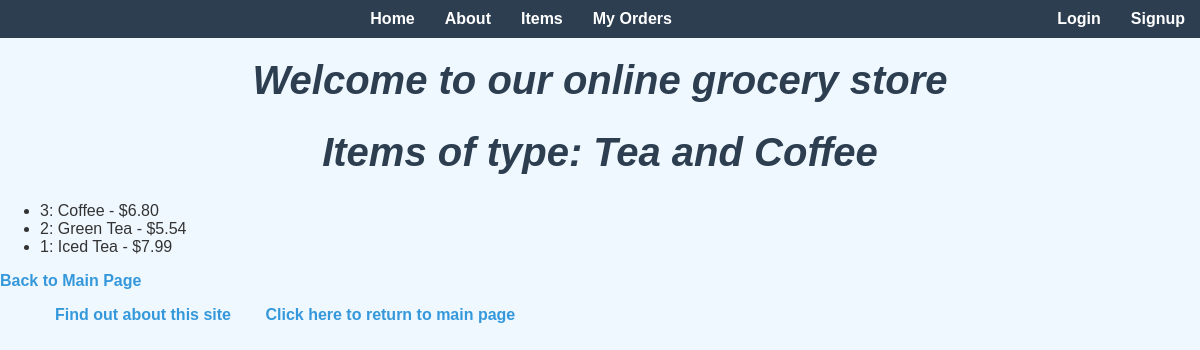
/1/, run on the app's committed database.
### myapp/models.py (models this page shows, shortened)
class Type(models.Model):
    name = models.CharField(max_length=200)

class Item(models.Model):
    type = models.ForeignKey(Type, related_name="items", on_delete=models.CASCADE)
    name = models.CharField(max_length=200)
    price = models.DecimalField(max_digits=10, decimal_places=2)
    stock = models.PositiveIntegerField(default=100)
    available = models.BooleanField(default=True)
    description = models.TextField(null=True, blank=True)
    interested = models.PositiveIntegerField(default=0)

### myapp/views.py (the view)
# urls.py: path("<int:type_no>/", views.detail, name="detail"),
def detail(request, type_no):
    if "detail_count" in request.session:
        request.session["detail_count"] += 1
    else:
        request.session["detail_count"] = 1
    type_obj = get_object_or_404(Type, id=type_no)
    item_list = Item.objects.filter(type=type_obj).order_by("name")
    context = {"type": type_obj, "items": item_list}
    response = render(request, "myapp/detail.html", context)
    response.set_cookie("detail_cookie", "detail_value", max_age=10)
    return response

### myapp/templates/myapp/detail.html (shortened to what this page needs)
<!DOCTYPE html>
<html lang="en">
  <head>
  </head>
  <body>
    {% extends 'myapp/base.html' %}
    {% block body_block %}
    <h1>Items of type: {{ type.name }}</h1>
    <ul>
      {% for item in items %}
      <li>{{ item.id }}: {{ item.name }} - ${{ item.price }}</li>
      {% endfor %}
    </ul>
    <a href="{% url 'myapp:index' %}">Back to Main Page</a>
    {% endblock %}

### myapp/static/myapp/style.css (style rules this page uses)
body { background-color: #f0f8ff; color: #333; font-family: "Arial", sans-serif; font-size: 16px; margin: 0; padding: 0; }
h1 { color: #2c3e50; font-size: 2.5em; font-style: italic; text-align: center; margin-top: 20px; }
a { color: #3498db; text-decoration: none; font-weight: bold; }

### data on the page
Type: name "Tea and Coffee"
Item: id "3", name "Coffee", price "6.80"
Item: id "2", name "Green Tea", price "5.54"
Item: id "1", name "Iced Tea", price "7.99"
